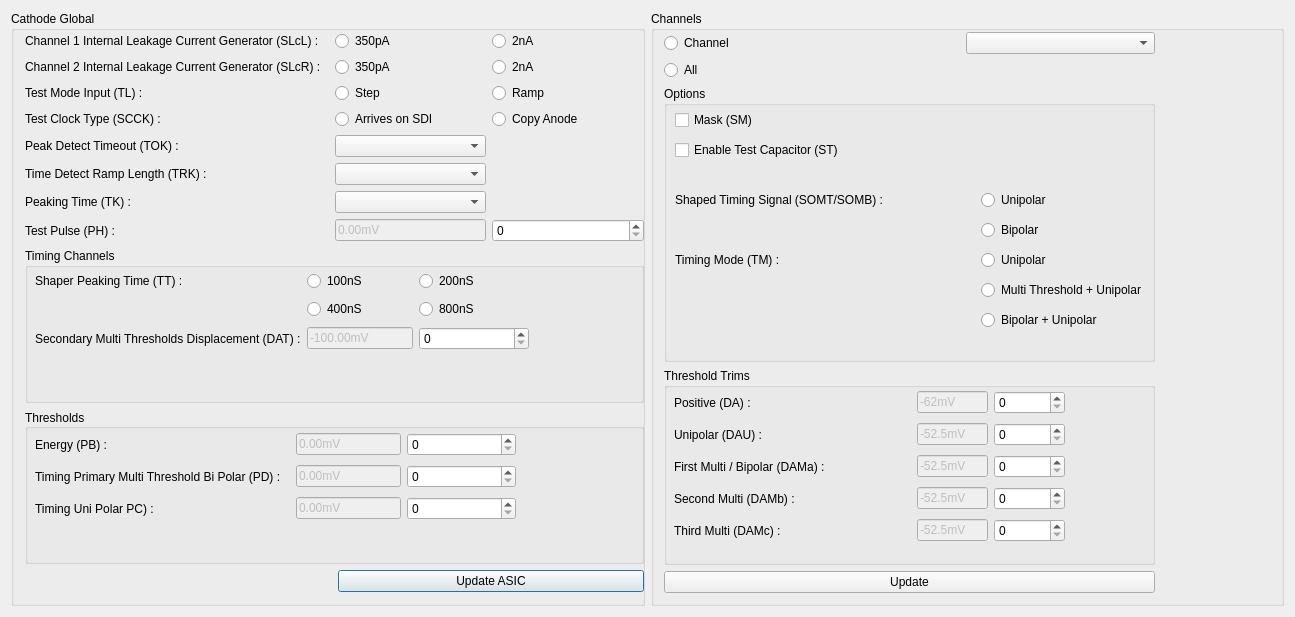
<?xml version="1.0" encoding="UTF-8"?>
<ui version="4.0">
 <class>CathodeDialog</class>
 <widget class="QDialog" name="CathodeDialog">
  <property name="geometry">
   <rect>
    <x>0</x>
    <y>0</y>
    <width>1295</width>
    <height>617</height>
   </rect>
  </property>
  <property name="windowTitle">
   <string>Dialog</string>
  </property>
  <layout class="QVBoxLayout" name="verticalLayout">
   <item>
    <layout class="QGridLayout" name="gridLayout_47">
     <item row="0" column="0">
      <widget class="QGroupBox" name="cathodeGlobalGroup">
       <property name="title">
        <string>Cathode Global</string>
       </property>
       <widget class="QWidget" name="layoutWidget87">
        <property name="geometry">
         <rect>
          <x>14</x>
          <y>20</y>
          <width>619</width>
          <height>561</height>
         </rect>
        </property>
        <layout class="QGridLayout" name="gridLayout_39" rowstretch="40,25,25,10">
         <item row="3" column="1">
          <widget class="QPushButton" name="cathode_UpdateASICButton">
           <property name="text">
            <string>Update ASIC</string>
           </property>
          </widget>
         </item>
         <item row="0" column="0" colspan="2">
          <layout class="QGridLayout" name="gridLayout_8" columnstretch="30,15,15">
           <item row="0" column="0">
            <widget class="QLabel" name="cathodeChnl1InternalLeakageGenLab">
             <property name="text">
              <string>Channel 1 Internal Leakage Current Generator (SLcL) :</string>
             </property>
             <property name="alignment">
              <set>Qt::AlignLeading|Qt::AlignLeft|Qt::AlignVCenter</set>
             </property>
            </widget>
           </item>
           <item row="0" column="1">
            <widget class="QRadioButton" name="cathChnl1InternalLeak_350p_radio">
             <property name="text">
              <string>350pA</string>
             </property>
             <attribute name="buttonGroup">
              <string notr="true">ASICCathChnl1InternalLeakageBtnGroup</string>
             </attribute>
            </widget>
           </item>
           <item row="0" column="2">
            <widget class="QRadioButton" name="cathChnl1InternalLeak_2nA_radio">
             <property name="text">
              <string>2nA</string>
             </property>
             <attribute name="buttonGroup">
              <string notr="true">ASICCathChnl1InternalLeakageBtnGroup</string>
             </attribute>
            </widget>
           </item>
           <item row="1" column="0">
            <widget class="QLabel" name="cathodeChnl2InternalLeakageCurrentGenLab">
             <property name="text">
              <string>Channel 2 Internal Leakage Current Generator (SLcR) :</string>
             </property>
             <property name="alignment">
              <set>Qt::AlignLeading|Qt::AlignLeft|Qt::AlignVCenter</set>
             </property>
            </widget>
           </item>
           <item row="1" column="1">
            <widget class="QRadioButton" name="cathChnl2InternalLeak_350p_radio">
             <property name="text">
              <string>350pA</string>
             </property>
             <attribute name="buttonGroup">
              <string notr="true">ASICCathChnl2InternalLeakageBtnGroup</string>
             </attribute>
            </widget>
           </item>
           <item row="1" column="2">
            <widget class="QRadioButton" name="cathChnl2InternalLeak_2nA_radio">
             <property name="text">
              <string>2nA</string>
             </property>
             <attribute name="buttonGroup">
              <string notr="true">ASICCathChnl2InternalLeakageBtnGroup</string>
             </attribute>
            </widget>
           </item>
           <item row="2" column="0">
            <widget class="QLabel" name="label_5">
             <property name="text">
              <string>Test Mode Input (TL) :</string>
             </property>
             <property name="alignment">
              <set>Qt::AlignLeading|Qt::AlignLeft|Qt::AlignVCenter</set>
             </property>
            </widget>
           </item>
           <item row="2" column="1">
            <widget class="QRadioButton" name="cathTestMode_stepradio">
             <property name="text">
              <string>Step</string>
             </property>
             <attribute name="buttonGroup">
              <string notr="true">ASICCathTestModeBtnGroup</string>
             </attribute>
            </widget>
           </item>
           <item row="2" column="2">
            <widget class="QRadioButton" name="cathTestMode_rampradio">
             <property name="text">
              <string>Ramp</string>
             </property>
             <attribute name="buttonGroup">
              <string notr="true">ASICCathTestModeBtnGroup</string>
             </attribute>
            </widget>
           </item>
           <item row="3" column="0">
            <widget class="QLabel" name="cathodeTestClockTypeLab">
             <property name="text">
              <string>Test Clock Type (SCCK) :</string>
             </property>
             <property name="alignment">
              <set>Qt::AlignLeading|Qt::AlignLeft|Qt::AlignVCenter</set>
             </property>
            </widget>
           </item>
           <item row="3" column="1">
            <widget class="QRadioButton" name="cathTestClock_SDI">
             <property name="text">
              <string>Arrives on SDI</string>
             </property>
             <attribute name="buttonGroup">
              <string notr="true">ASICCathodeTestClockTypeBtnGroup</string>
             </attribute>
            </widget>
           </item>
           <item row="3" column="2">
            <widget class="QRadioButton" name="cathTestClock_AnodeCopy">
             <property name="text">
              <string>Copy Anode</string>
             </property>
             <attribute name="buttonGroup">
              <string notr="true">ASICCathodeTestClockTypeBtnGroup</string>
             </attribute>
            </widget>
           </item>
           <item row="4" column="0">
            <widget class="QLabel" name="cathodePeakDetectTimeoutLab_2">
             <property name="text">
              <string>Peak Detect Timeout (TOK) :</string>
             </property>
             <property name="alignment">
              <set>Qt::AlignLeading|Qt::AlignLeft|Qt::AlignVCenter</set>
             </property>
            </widget>
           </item>
           <item row="4" column="1">
            <widget class="QComboBox" name="cathodePeakDetectTimeoutCombo"/>
           </item>
           <item row="5" column="0">
            <widget class="QLabel" name="cathodeTimeDetectRampLengthLab_2">
             <property name="text">
              <string>Time Detect Ramp Length (TRK) :</string>
             </property>
             <property name="alignment">
              <set>Qt::AlignLeading|Qt::AlignLeft|Qt::AlignVCenter</set>
             </property>
            </widget>
           </item>
           <item row="5" column="1">
            <widget class="QComboBox" name="cathodeTimeDetectRampLengthCombo"/>
           </item>
           <item row="6" column="0">
            <widget class="QLabel" name="cathodePeakingTimeLab_2">
             <property name="text">
              <string>Peaking Time (TK) :</string>
             </property>
             <property name="alignment">
              <set>Qt::AlignLeading|Qt::AlignLeft|Qt::AlignVCenter</set>
             </property>
            </widget>
           </item>
           <item row="6" column="1">
            <widget class="QComboBox" name="cathodePeakingTimeCombo"/>
           </item>
           <item row="7" column="0">
            <widget class="QLabel" name="cathodeTestPulseLab_2">
             <property name="text">
              <string>Test Pulse (PH) :</string>
             </property>
             <property name="alignment">
              <set>Qt::AlignLeading|Qt::AlignLeft|Qt::AlignVCenter</set>
             </property>
            </widget>
           </item>
           <item row="7" column="1">
            <widget class="QLineEdit" name="cathodeTestPulseValEdit">
             <property name="enabled">
              <bool>false</bool>
             </property>
             <property name="text">
              <string>0.00mV</string>
             </property>
            </widget>
           </item>
           <item row="7" column="2">
            <widget class="QSpinBox" name="cathodeTestPulseSpinner">
             <property name="maximum">
              <number>1023</number>
             </property>
            </widget>
           </item>
          </layout>
         </item>
         <item row="2" column="0" colspan="2">
          <widget class="QGroupBox" name="cathodeThresholdsGroup">
           <property name="title">
            <string>Thresholds</string>
           </property>
           <property name="alignment">
            <set>Qt::AlignJustify|Qt::AlignVCenter</set>
           </property>
           <widget class="QWidget" name="layoutWidget82">
            <property name="geometry">
             <rect>
              <x>10</x>
              <y>21</y>
              <width>481</width>
              <height>95</height>
             </rect>
            </property>
            <layout class="QGridLayout" name="gridLayout_45" columnstretch="56,23,24">
             <item row="0" column="0">
              <widget class="QLabel" name="cathodeEnergyThresholdLab">
               <property name="text">
                <string>Energy (PB) :</string>
               </property>
               <property name="alignment">
                <set>Qt::AlignLeading|Qt::AlignLeft|Qt::AlignVCenter</set>
               </property>
              </widget>
             </item>
             <item row="0" column="1">
              <widget class="QLineEdit" name="cathodeEnergyThreshValEdit">
               <property name="enabled">
                <bool>false</bool>
               </property>
               <property name="text">
                <string>0.00mV</string>
               </property>
              </widget>
             </item>
             <item row="0" column="2">
              <widget class="QSpinBox" name="cathodeEnergyThreshSpinner">
               <property name="maximum">
                <number>1023</number>
               </property>
              </widget>
             </item>
             <item row="1" column="0">
              <widget class="QLabel" name="cathodeTimingPrimaryLab">
               <property name="text">
                <string>Timing Primary Multi Threshold Bi Polar (PD) :</string>
               </property>
               <property name="alignment">
                <set>Qt::AlignLeading|Qt::AlignLeft|Qt::AlignVCenter</set>
               </property>
              </widget>
             </item>
             <item row="1" column="1">
              <widget class="QLineEdit" name="cathodeTimingPrimaryThreshValEdit">
               <property name="enabled">
                <bool>false</bool>
               </property>
               <property name="text">
                <string>0.00mV</string>
               </property>
              </widget>
             </item>
             <item row="1" column="2">
              <widget class="QSpinBox" name="cathodeTimingPrimaryThreshSpinner">
               <property name="maximum">
                <number>1023</number>
               </property>
              </widget>
             </item>
             <item row="2" column="0">
              <widget class="QLabel" name="cathodeTimingUniPolarLab">
               <property name="text">
                <string>Timing Uni Polar PC) :</string>
               </property>
               <property name="alignment">
                <set>Qt::AlignLeading|Qt::AlignLeft|Qt::AlignVCenter</set>
               </property>
              </widget>
             </item>
             <item row="2" column="1">
              <widget class="QLineEdit" name="cathodeTimingUnipolarThreshValEdit">
               <property name="enabled">
                <bool>false</bool>
               </property>
               <property name="text">
                <string>0.00mV</string>
               </property>
              </widget>
             </item>
             <item row="2" column="2">
              <widget class="QSpinBox" name="cathodeTimingUnipolarThreshSpinner">
               <property name="maximum">
                <number>1023</number>
               </property>
              </widget>
             </item>
            </layout>
           </widget>
          </widget>
         </item>
         <item row="1" column="0" colspan="2">
          <widget class="QGroupBox" name="cathodeTimingChannelsGroup">
           <property name="title">
            <string>Timing Channels</string>
           </property>
           <widget class="QWidget" name="layoutWidget86">
            <property name="geometry">
             <rect>
              <x>10</x>
              <y>21</y>
              <width>494</width>
              <height>85</height>
             </rect>
            </property>
            <layout class="QGridLayout" name="gridLayout_9" columnstretch="56,23,24">
             <item row="0" column="0">
              <widget class="QLabel" name="timingChannelsShaperPeakTimeLab">
               <property name="text">
                <string>Shaper Peaking Time (TT) :</string>
               </property>
               <property name="alignment">
                <set>Qt::AlignLeading|Qt::AlignLeft|Qt::AlignVCenter</set>
               </property>
              </widget>
             </item>
             <item row="0" column="1">
              <widget class="QRadioButton" name="shaperPeakingTime_100_radio">
               <property name="text">
                <string>100nS</string>
               </property>
               <attribute name="buttonGroup">
                <string notr="true">ASICCathShaperPeakingBtnGroup</string>
               </attribute>
              </widget>
             </item>
             <item row="0" column="2">
              <widget class="QRadioButton" name="shaperPeakingTime_200_radio">
               <property name="text">
                <string>200nS</string>
               </property>
               <attribute name="buttonGroup">
                <string notr="true">ASICCathShaperPeakingBtnGroup</string>
               </attribute>
              </widget>
             </item>
             <item row="1" column="1">
              <widget class="QRadioButton" name="shaperPeakingTime_400_radio">
               <property name="text">
                <string>400nS</string>
               </property>
               <attribute name="buttonGroup">
                <string notr="true">ASICCathShaperPeakingBtnGroup</string>
               </attribute>
              </widget>
             </item>
             <item row="1" column="2">
              <widget class="QRadioButton" name="shaperPeakingTime_800_radio">
               <property name="text">
                <string>800nS</string>
               </property>
               <attribute name="buttonGroup">
                <string notr="true">ASICCathShaperPeakingBtnGroup</string>
               </attribute>
              </widget>
             </item>
             <item row="2" column="0">
              <widget class="QLabel" name="secondaryMultiThreshDispLab">
               <property name="text">
                <string>Secondary Multi Thresholds Displacement (DAT) :</string>
               </property>
               <property name="alignment">
                <set>Qt::AlignLeading|Qt::AlignLeft|Qt::AlignVCenter</set>
               </property>
              </widget>
             </item>
             <item row="2" column="1">
              <widget class="QLineEdit" name="secondaryMultiThreshDispValEdit">
               <property name="enabled">
                <bool>false</bool>
               </property>
               <property name="text">
                <string>-100.00mV</string>
               </property>
              </widget>
             </item>
             <item row="2" column="2">
              <widget class="QSpinBox" name="secondaryMultiThreshDispSpinner">
               <property name="maximum">
                <number>15</number>
               </property>
              </widget>
             </item>
            </layout>
           </widget>
          </widget>
         </item>
        </layout>
       </widget>
      </widget>
     </item>
     <item row="0" column="1">
      <widget class="QGroupBox" name="cathodeChannelsGroup">
       <property name="title">
        <string>Channels</string>
       </property>
       <widget class="QWidget" name="layoutWidget101">
        <property name="geometry">
         <rect>
          <x>13</x>
          <y>21</y>
          <width>491</width>
          <height>561</height>
         </rect>
        </property>
        <layout class="QGridLayout" name="gridLayout_46" rowstretch="10,35,25,10">
         <item row="0" column="0">
          <layout class="QGridLayout" name="gridLayout_31" columnstretch="61,39">
           <item row="0" column="0">
            <widget class="QRadioButton" name="individualCathodeRadio">
             <property name="text">
              <string>Channel</string>
             </property>
            </widget>
           </item>
           <item row="0" column="1">
            <widget class="QComboBox" name="cathodeChannelNoCombo"/>
           </item>
           <item row="1" column="0">
            <widget class="QRadioButton" name="allCathodesRadio">
             <property name="text">
              <string>All</string>
             </property>
            </widget>
           </item>
          </layout>
         </item>
         <item row="1" column="0">
          <widget class="QGroupBox" name="cathodeChannelOptGroup">
           <property name="title">
            <string>Options</string>
           </property>
           <widget class="QWidget" name="layoutWidget18">
            <property name="geometry">
             <rect>
              <x>11</x>
              <y>20</y>
              <width>472</width>
              <height>231</height>
             </rect>
            </property>
            <layout class="QGridLayout" name="gridLayout_25" columnstretch="56,0">
             <item row="6" column="1">
              <widget class="QRadioButton" name="cathodeTimingModeUnipolar_radio">
               <property name="text">
                <string>Unipolar</string>
               </property>
               <attribute name="buttonGroup">
                <string notr="true">ASICCathodeTimingModeBtnGroup</string>
               </attribute>
              </widget>
             </item>
             <item row="0" column="0">
              <widget class="QCheckBox" name="cathodeChannelMaskCheck">
               <property name="text">
                <string>Mask (SM)</string>
               </property>
              </widget>
             </item>
             <item row="7" column="1">
              <widget class="QRadioButton" name="cathodeTimingModeMultiUnipolar_radio">
               <property name="text">
                <string>Multi Threshold + Unipolar</string>
               </property>
               <attribute name="buttonGroup">
                <string notr="true">ASICCathodeTimingModeBtnGroup</string>
               </attribute>
              </widget>
             </item>
             <item row="4" column="1">
              <widget class="QRadioButton" name="cathodeShapedTimingSignalUnipolar_radio">
               <property name="text">
                <string>Unipolar</string>
               </property>
               <attribute name="buttonGroup">
                <string notr="true">ASICCathChannelShapedSignalBtnGroup</string>
               </attribute>
              </widget>
             </item>
             <item row="6" column="0">
              <widget class="QLabel" name="cathodeChnlTimingModeLab">
               <property name="text">
                <string>Timing Mode (TM) :</string>
               </property>
               <property name="alignment">
                <set>Qt::AlignLeading|Qt::AlignLeft|Qt::AlignVCenter</set>
               </property>
              </widget>
             </item>
             <item row="2" column="0" colspan="2">
              <spacer name="verticalSpacer_5">
               <property name="orientation">
                <enum>Qt::Vertical</enum>
               </property>
               <property name="sizeType">
                <enum>QSizePolicy::Fixed</enum>
               </property>
               <property name="sizeHint" stdset="0">
                <size>
                 <width>20</width>
                 <height>20</height>
                </size>
               </property>
              </spacer>
             </item>
             <item row="8" column="1">
              <widget class="QRadioButton" name="cathodeChnlTimingModeBiPolarUniPolar_radio">
               <property name="text">
                <string>Bipolar + Unipolar</string>
               </property>
               <attribute name="buttonGroup">
                <string notr="true">ASICCathodeTimingModeBtnGroup</string>
               </attribute>
              </widget>
             </item>
             <item row="5" column="1">
              <widget class="QRadioButton" name="shapedTimingSignalBipolar_radio">
               <property name="text">
                <string>Bipolar</string>
               </property>
               <attribute name="buttonGroup">
                <string notr="true">ASICCathChannelShapedSignalBtnGroup</string>
               </attribute>
              </widget>
             </item>
             <item row="1" column="0">
              <widget class="QCheckBox" name="cathodeEnableTestCapacitorCheck">
               <property name="text">
                <string>Enable Test Capacitor (ST)</string>
               </property>
              </widget>
             </item>
             <item row="4" column="0">
              <widget class="QLabel" name="cathodeShapedTimingSignalLab">
               <property name="text">
                <string>Shaped Timing Signal (SOMT/SOMB) :</string>
               </property>
               <property name="alignment">
                <set>Qt::AlignLeading|Qt::AlignLeft|Qt::AlignVCenter</set>
               </property>
              </widget>
             </item>
            </layout>
           </widget>
          </widget>
         </item>
         <item row="2" column="0">
          <widget class="QGroupBox" name="cathodeThresholdTrimsGroup">
           <property name="title">
            <string>Threshold Trims</string>
           </property>
           <widget class="QWidget" name="layoutWidget20">
            <property name="geometry">
             <rect>
              <x>10</x>
              <y>20</y>
              <width>391</width>
              <height>161</height>
             </rect>
            </property>
            <layout class="QGridLayout" name="gridLayout_33" columnstretch="60,18,18">
             <item row="0" column="0">
              <widget class="QLabel" name="cathodeChnlPosTrimLab">
               <property name="text">
                <string>Positive (DA) :</string>
               </property>
               <property name="alignment">
                <set>Qt::AlignLeading|Qt::AlignLeft|Qt::AlignVCenter</set>
               </property>
              </widget>
             </item>
             <item row="0" column="1">
              <widget class="QLineEdit" name="cathodeChnlPosTrimValEdit">
               <property name="enabled">
                <bool>false</bool>
               </property>
               <property name="text">
                <string>-62mV</string>
               </property>
              </widget>
             </item>
             <item row="0" column="2">
              <widget class="QSpinBox" name="cathodeChnlPosTrimSpinner">
               <property name="minimum">
                <number>0</number>
               </property>
               <property name="maximum">
                <number>31</number>
               </property>
               <property name="singleStep">
                <number>1</number>
               </property>
               <property name="value">
                <number>0</number>
               </property>
              </widget>
             </item>
             <item row="1" column="0">
              <widget class="QLabel" name="cathodeUnipolarTrimLab">
               <property name="text">
                <string>Unipolar (DAU) :</string>
               </property>
               <property name="alignment">
                <set>Qt::AlignLeading|Qt::AlignLeft|Qt::AlignVCenter</set>
               </property>
              </widget>
             </item>
             <item row="1" column="1">
              <widget class="QLineEdit" name="cathodeChnlUnipolarTrimValEdit">
               <property name="enabled">
                <bool>false</bool>
               </property>
               <property name="text">
                <string>-52.5mV</string>
               </property>
              </widget>
             </item>
             <item row="1" column="2">
              <widget class="QSpinBox" name="cathodeChnlUnipolarTrimSpinner">
               <property name="maximum">
                <number>15</number>
               </property>
              </widget>
             </item>
             <item row="2" column="0">
              <widget class="QLabel" name="cathodeChnlFirstMultiLab">
               <property name="text">
                <string>First Multi / Bipolar (DAMa) :</string>
               </property>
               <property name="alignment">
                <set>Qt::AlignLeading|Qt::AlignLeft|Qt::AlignVCenter</set>
               </property>
              </widget>
             </item>
             <item row="2" column="1">
              <widget class="QLineEdit" name="cathodeChnlFirstMultiTrimValEdit">
               <property name="enabled">
                <bool>false</bool>
               </property>
               <property name="text">
                <string>-52.5mV</string>
               </property>
              </widget>
             </item>
             <item row="2" column="2">
              <widget class="QSpinBox" name="cathodeChnlFirstMultiTrimSpinner">
               <property name="maximum">
                <number>15</number>
               </property>
              </widget>
             </item>
             <item row="3" column="0">
              <widget class="QLabel" name="cathodeChnlSecondMultiTrimEdit">
               <property name="text">
                <string>Second Multi (DAMb) :</string>
               </property>
               <property name="alignment">
                <set>Qt::AlignLeading|Qt::AlignLeft|Qt::AlignVCenter</set>
               </property>
              </widget>
             </item>
             <item row="3" column="1">
              <widget class="QLineEdit" name="cathodeChnlSecondMultiTrimValEdit">
               <property name="enabled">
                <bool>false</bool>
               </property>
               <property name="text">
                <string>-52.5mV</string>
               </property>
              </widget>
             </item>
             <item row="3" column="2">
              <widget class="QSpinBox" name="cathodeChnlSecondMultiTrimSpinner">
               <property name="maximum">
                <number>15</number>
               </property>
              </widget>
             </item>
             <item row="4" column="0">
              <widget class="QLabel" name="cathodeChnlThirdMultiTrimLab">
               <property name="text">
                <string>Third Multi (DAMc) :</string>
               </property>
               <property name="alignment">
                <set>Qt::AlignLeading|Qt::AlignLeft|Qt::AlignVCenter</set>
               </property>
              </widget>
             </item>
             <item row="4" column="1">
              <widget class="QLineEdit" name="cathodeChnlThirdMultiTrimValEdit">
               <property name="enabled">
                <bool>false</bool>
               </property>
               <property name="text">
                <string>-52.5mV</string>
               </property>
              </widget>
             </item>
             <item row="4" column="2">
              <widget class="QSpinBox" name="cathodeChnlThirdMultiTrimSpinner">
               <property name="maximum">
                <number>15</number>
               </property>
              </widget>
             </item>
            </layout>
           </widget>
          </widget>
         </item>
         <item row="3" column="0">
          <widget class="QPushButton" name="updateCathodeChannelButton">
           <property name="text">
            <string>Update</string>
           </property>
          </widget>
         </item>
        </layout>
       </widget>
      </widget>
     </item>
    </layout>
   </item>
  </layout>
 </widget>
 <resources/>
 <connections/>
 <buttongroups>
  <buttongroup name="ASICCathChnl1InternalLeakageBtnGroup"/>
  <buttongroup name="ASICCathChnl2InternalLeakageBtnGroup"/>
  <buttongroup name="ASICCathTestModeBtnGroup"/>
  <buttongroup name="ASICCathodeTestClockTypeBtnGroup"/>
  <buttongroup name="ASICCathShaperPeakingBtnGroup"/>
  <buttongroup name="ASICCathChannelShapedSignalBtnGroup"/>
  <buttongroup name="ASICCathodeTimingModeBtnGroup"/>
 </buttongroups>
</ui>
